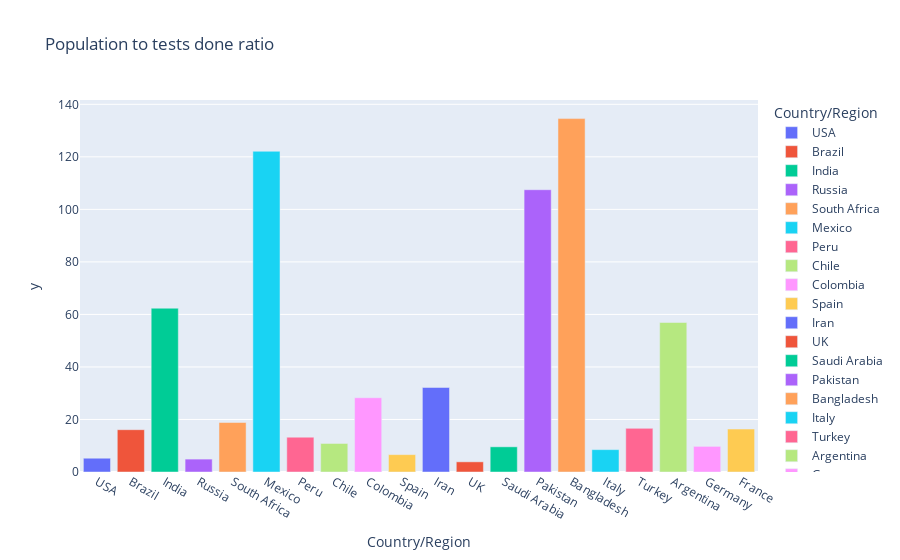

Notebook code for this chart:
### Code cell
fig = ex.bar(worldometer_data.iloc[0:20],x='Country/Region',y=pop_test_ratio.iloc[0:20],color='Country/Region',title='Population to tests done ratio')
fig.show()

### Figure 1 — Plotly figure (JSON) as saved in the notebook; plotly's stock layout.template omitted (floating-point values rounded to 4 significant figures)
{"data": [{"alignmentgroup": "True", "hovertemplate": "Country/Region=%{x}<br>y=%{y}<extra></extra>", "legendgroup": "USA", "marker": {"color": "#636efa", "pattern": {"shape": ""}}, "name": "USA", "offsetgroup": "USA", "orientation": "v", "showlegend": true, "textposition": "auto", "type": "bar", "x": ["USA"], "xaxis": "x", "y": [5.245], "yaxis": "y"}, {"alignmentgroup": "True", "hovertemplate": "Country/Region=%{x}<br>y=%{y}<extra></extra>", "legendgroup": "Brazil", "marker": {"color": "#EF553B", "pattern": {"shape": ""}}, "name": "Brazil", "offsetgroup": "Brazil", "orientation": "v", "showlegend": true, "textposition": "auto", "type": "bar", "x": ["Brazil"], "xaxis": "x", "y": [16.11], "yaxis": "y"}, {"alignmentgroup": "True", "hovertemplate": "Country/Region=%{x}<br>y=%{y}<extra></extra>", "legendgroup": "India", "marker": {"color": "#00cc96", "pattern": {"shape": ""}}, "name": "India", "offsetgroup": "India", "orientation": "v", "showlegend": true, "textposition": "auto", "type": "bar", "x": ["India"], "xaxis": "x", "y": [62.37], "yaxis": "y"}, {"alignmentgroup": "True", "hovertemplate": "Country/Region=%{x}<br>y=%{y}<extra></extra>", "legendgroup": "Russia", "marker": {"color": "#ab63fa", "pattern": {"shape": ""}}, "name": "Russia", "offsetgroup": "Russia", "orientation": "v", "showlegend": true, "textposition": "auto", "type": "bar", "x": ["Russia"], "xaxis": "x", "y": [4.911], "yaxis": "y"}, {"alignmentgroup": "True", "hovertemplate": "Country/Region=%{x}<br>y=%{y}<extra></extra>", "legendgroup": "South Africa", "marker": {"color": "#FFA15A", "pattern": {"shape": ""}}, "name": "South Africa", "offsetgroup": "South Africa", "orientation": "v", "showlegend": true, "textposition": "auto", "type": "bar", "x": ["South Africa"], "xaxis": "x", "y": [18.85], "yaxis": "y"}, {"alignmentgroup": "True", "hovertemplate": "Country/Region=%{x}<br>y=%{y}<extra></extra>", "legendgroup": "Mexico", "marker": {"color": "#19d3f3", "pattern": {"shape": ""}}, "name": "Mexico", "offsetgroup": "Mexico", "orientation": "v", "showlegend": true, "textposition": "auto", "type": "bar", "x": ["Mexico"], "xaxis": "x", "y": [122.1], "yaxis": "y"}, {"alignmentgroup": "True", "hovertemplate": "Country/Region=%{x}<br>y=%{y}<extra></extra>", "legendgroup": "Peru", "marker": {"color": "#FF6692", "pattern": {"shape": ""}}, "name": "Peru", "offsetgroup": "Peru", "orientation": "v", "showlegend": true, "textposition": "auto", "type": "bar", "x": ["Peru"], "xaxis": "x", "y": [13.24], "yaxis": "y"}, {"alignmentgroup": "True", "hovertemplate": "Country/Region=%{x}<br>y=%{y}<extra></extra>", "legendgroup": "Chile", "marker": {"color": "#B6E880", "pattern": {"shape": ""}}, "name": "Chile", "offsetgroup": "Chile", "orientation": "v", "showlegend": true, "textposition": "auto", "type": "bar", "x": ["Chile"], "xaxis": "x", "y": [10.87], "yaxis": "y"}, {"alignmentgroup": "True", "hovertemplate": "Country/Region=%{x}<br>y=%{y}<extra></extra>", "legendgroup": "Colombia", "marker": {"color": "#FF97FF", "pattern": {"shape": ""}}, "name": "Colombia", "offsetgroup": "Colombia", "orientation": "v", "showlegend": true, "textposition": "auto", "type": "bar", "x": ["Colombia"], "xaxis": "x", "y": [28.27], "yaxis": "y"}, {"alignmentgroup": "True", "hovertemplate": "Country/Region=%{x}<br>y=%{y}<extra></extra>", "legendgroup": "Spain", "marker": {"color": "#FECB52", "pattern": {"shape": ""}}, "name": "Spain", "offsetgroup": "Spain", "orientation": "v", "showlegend": true, "textposition": "auto", "type": "bar", "x": ["Spain"], "xaxis": "x", "y": [6.619], "yaxis": "y"}, {"alignmentgroup": "True", "hovertemplate": "Country/Region=%{x}<br>y=%{y}<extra></extra>", "legendgroup": "Iran", "marker": {"color": "#636efa", "pattern": {"shape": ""}}, "name": "Iran", "offsetgroup": "Iran", "orientation": "v", "showlegend": true, "textposition": "auto", "type": "bar", "x": ["Iran"], "xaxis": "x", "y": [32.19], "yaxis": "y"}, {"alignmentgroup": "True", "hovertemplate": "Country/Region=%{x}<br>y=%{y}<extra></extra>", "legendgroup": "UK", "marker": {"color": "#EF553B", "pattern": {"shape": ""}}, "name": "UK", "offsetgroup": "UK", "orientation": "v", "showlegend": true, "textposition": "auto", "type": "bar", "x": ["UK"], "xaxis": "x", "y": [3.878], "yaxis": "y"}, {"alignmentgroup": "True", "hovertemplate": "Country/Region=%{x}<br>y=%{y}<extra></extra>", "legendgroup": "Saudi Arabia", "marker": {"color": "#00cc96", "pattern": {"shape": ""}}, "name": "Saudi Arabia", "offsetgroup": "Saudi Arabia", "orientation": "v", "showlegend": true, "textposition": "auto", "type": "bar", "x": ["Saudi Arabia"], "xaxis": "x", "y": [9.59], "yaxis": "y"}, {"alignmentgroup": "True", "hovertemplate": "Country/Region=%{x}<br>y=%{y}<extra></extra>", "legendgroup": "Pakistan", "marker": {"color": "#ab63fa", "pattern": {"shape": ""}}, "name": "Pakistan", "offsetgroup": "Pakistan", "orientation": "v", "showlegend": true, "textposition": "auto", "type": "bar", "x": ["Pakistan"], "xaxis": "x", "y": [107.5], "yaxis": "y"}, {"alignmentgroup": "True", "hovertemplate": "Country/Region=%{x}<br>y=%{y}<extra></extra>", "legendgroup": "Bangladesh", "marker": {"color": "#FFA15A", "pattern": {"shape": ""}}, "name": "Bangladesh", "offsetgroup": "Bangladesh", "orientation": "v", "showlegend": true, "textposition": "auto", "type": "bar", "x": ["Bangladesh"], "xaxis": "x", "y": [134.6], "yaxis": "y"}, {"alignmentgroup": "True", "hovertemplate": "Country/Region=%{x}<br>y=%{y}<extra></extra>", "legendgroup": "Italy", "marker": {"color": "#19d3f3", "pattern": {"shape": ""}}, "name": "Italy", "offsetgroup": "Italy", "orientation": "v", "showlegend": true, "textposition": "auto", "type": "bar", "x": ["Italy"], "xaxis": "x", "y": [8.515], "yaxis": "y"}, {"alignmentgroup": "True", "hovertemplate": "Country/Region=%{x}<br>y=%{y}<extra></extra>", "legendgroup": "Turkey", "marker": {"color": "#FF6692", "pattern": {"shape": ""}}, "name": "Turkey", "offsetgroup": "Turkey", "orientation": "v", "showlegend": true, "textposition": "auto", "type": "bar", "x": ["Turkey"], "xaxis": "x", "y": [16.61], "yaxis": "y"}, {"alignmentgroup": "True", "hovertemplate": "Country/Region=%{x}<br>y=%{y}<extra></extra>", "legendgroup": "Argentina", "marker": {"color": "#B6E880", "pattern": {"shape": ""}}, "name": "Argentina", "offsetgroup": "Argentina", "orientation": "v", "showlegend": true, "textposition": "auto", "type": "bar", "x": ["Argentina"], "xaxis": "x", "y": [56.93], "yaxis": "y"}, {"alignmentgroup": "True", "hovertemplate": "Country/Region=%{x}<br>y=%{y}<extra></extra>", "legendgroup": "Germany", "marker": {"color": "#FF97FF", "pattern": {"shape": ""}}, "name": "Germany", "offsetgroup": "Germany", "orientation": "v", "showlegend": true, "textposition": "auto", "type": "bar", "x": ["Germany"], "xaxis": "x", "y": [9.761], "yaxis": "y"}, {"alignmentgroup": "True", "hovertemplate": "Country/Region=%{x}<br>y=%{y}<extra></extra>", "legendgroup": "France", "marker": {"color": "#FECB52", "pattern": {"shape": ""}}, "name": "France", "offsetgroup": "France", "orientation": "v", "showlegend": true, "textposition": "auto", "type": "bar", "x": ["France"], "xaxis": "x", "y": [16.35], "yaxis": "y"}], "layout": {"autosize": true, "barmode": "relative", "legend": {"title": {"text": "Country/Region"}, "tracegroupgap": 0}, "title": {"text": "Population to tests done ratio"}, "xaxis": {"anchor": "y", "autorange": true, "categoryarray": ["USA", "Brazil", "India", "Russia", "South Africa", "Mexico", "Peru", "Chile", "Colombia", "Spain", "Iran", "UK", "Saudi Arabia", "Pakistan", "Bangladesh", "Italy", "Turkey", "Argentina", "Germany", "France"], "categoryorder": "array", "domain": [0, 1], "range": [-0.5, 19.5], "title": {"text": "Country/Region"}, "type": "category"}, "yaxis": {"anchor": "x", "autorange": true, "domain": [0, 1], "range": [0, 141.6], "title": {"text": "y"}, "type": "linear"}}}
